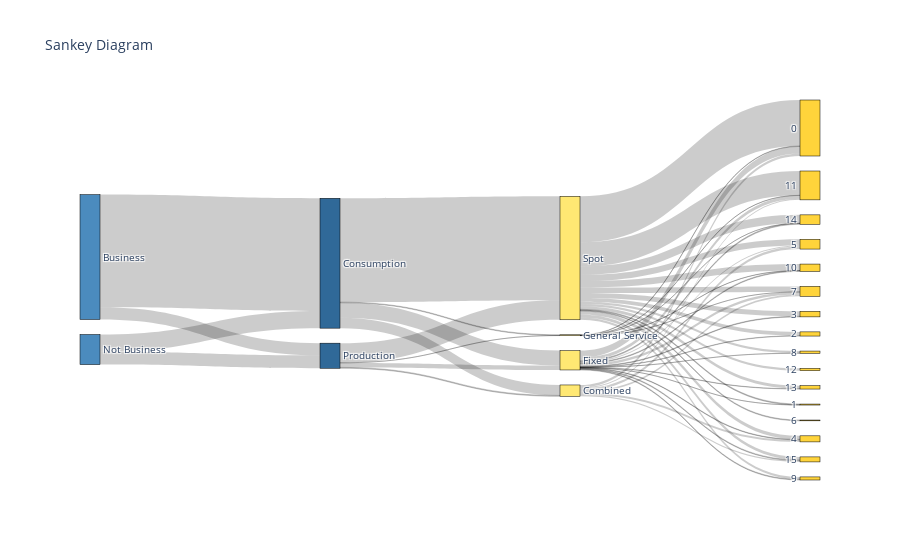

Notebook code for this chart:
### Markdown cell above
#### Business, Consumption, Product Type, and County Flow

### Code cell
fig=genSankey(sankey_df,cat_cols=['is_business','is_consumption','product_type','county'],value_cols='target',title='Sankey Diagram')

fig2 = go.Figure(fig)
fig2.show()

### Figure 1 — Plotly figure (JSON) as saved in the notebook; plotly's stock layout.template omitted (floating-point values rounded to 4 significant figures)
{"data": [{"link": {"source": [0, 0, 7, 7, 7, 7, 7, 7, 2, 2, 2, 2, 4, 4, 4, 4, 4, 4, 4, 4, 4, 4, 4, 4, 4, 4, 5, 5, 5, 5, 5, 1, 1, 3, 3, 3, 3, 6, 6, 6, 6, 6, 6, 6, 6, 6, 6, 6, 6, 6, 6, 6, 6], "target": [2, 3, 8, 12, 13, 15, 19, 23, 7, 4, 5, 6, 8, 9, 10, 11, 12, 13, 15, 16, 17, 18, 19, 21, 22, 23, 8, 15, 18, 19, 22, 2, 3, 7, 4, 5, 6, 8, 9, 10, 11, 12, 13, 14, 15, 16, 17, 18, 19, 20, 21, 22, 23], "value": [403300000.0, 43550000.0, 9317000.0, 7082000.0, 9172000.0, 6248000.0, 4086000.0, 4679000.0, 37400000.0, 53270000.0, 2482000.0, 371700000.0, 25050000.0, 332500.0, 1359000.0, 2173000.0, 2089000.0, 3917000.0, 9321000.0, 520700.0, 2707000.0, 2704000.0, 11910000.0, 1152000.0, 3340000.0, 2765000.0, 1627000.0, 85580.0, 576400.0, 500700.0, 100300.0, 61510000.0, 46240000.0, 3179000.0, 16060000.0, 407700.0, 70150000.0, 164400000.0, 3170000.0, 13600000.0, 17720000.0, 12570000.0, 21940000.0, 2823000.0, 19840000.0, 7595000.0, 8333000.0, 22950000.0, 86790000.0, 8476000.0, 10880000.0, 30230000.0, 10490000.0]}, "node": {"color": ["#4B8BBE", "#4B8BBE", "#306998", "#306998", "#FFE873", "#FFE873", "#FFE873", "#FFE873", "#FFD43B", "#FFD43B", "#FFD43B", "#FFD43B", "#FFD43B", "#FFD43B", "#FFD43B", "#FFD43B", "#FFD43B", "#FFD43B", "#FFD43B", "#FFD43B", "#FFD43B", "#FFD43B", "#FFD43B", "#FFD43B"], "label": ["Business", "Not Business", "Consumption", "Production", "Fixed", "General Service", "Spot", "Combined", 0, 1, 2, 3, 4, 5, 6, 7, 8, 9, 10, 11, 12, 13, 14, 15], "line": {"color": "black", "width": 0.5}, "pad": 15, "thickness": 20}, "type": "sankey"}], "layout": {"font": {"size": 10}, "title": {"text": "Sankey Diagram"}}}
